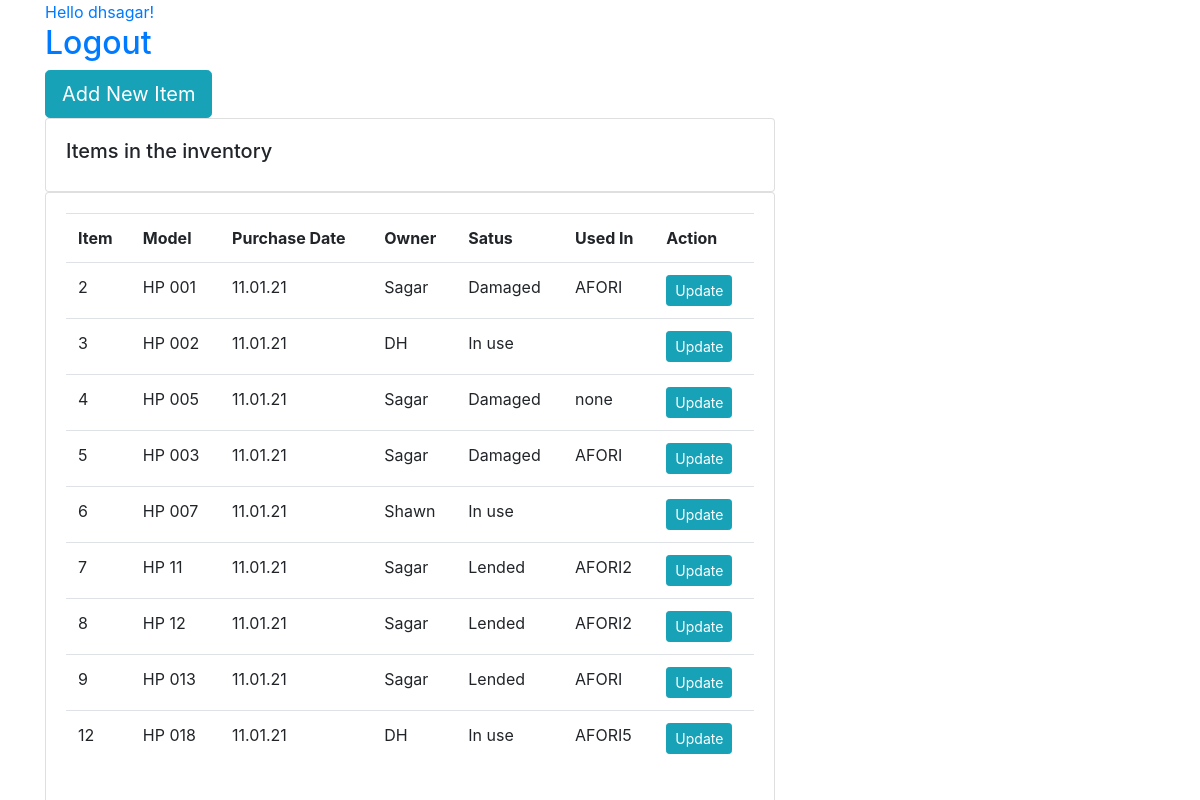
The page /main/ (signed in) on the database its author committed.
### InventoryProjectApp/models.py (models this page shows, shortened)
class Product(models.Model):
    name = models.CharField(max_length=200)
    model = models.CharField(max_length=200)
    prduct_id = models.IntegerField()
    purchase_date = models.CharField(max_length=100)
    owner = models.CharField(max_length=200)
    status = models.CharField(max_length=200)
    used_in = models.CharField(max_length=200, null=True, default='')
    technical_data = models.TextField(null=True, default='')
    landed_to = models.CharField(max_length=200, blank=True, null=True)
    landed_till = models.CharField(max_length=100, blank=True, null=True)

### InventoryProjectApp/views.py (the view)
# urls.py: path('main/', views.MainView, name = 'Main-Page' ),
def MainView(request):
    products = Product.objects.all()
    return render(request, 'InventoryProjectApp/mainview.html', {'products':products})

### InventoryProjectApp/templates/InventoryProjectApp/mainview.html
{% extends 'InventoryProjectApp/baseview.html' %}
{% block content %}
      <div class="media-body">
        <div class="article-metadata">
          <a class="mr-2" href="#">Hello {{ request.user }}!  </a>
        </div>
        <h2><a href="{% url 'Logout-Page' %}">Logout</a></h2>
      </div>
        <div class="btn-group">
          <a href="{% url 'ProductForm-Page' %}" class="btn btn-info btn-lg" role="button" >Add New Item</a>
        </div>
		<br>
		<div class="row">
			<div class="col-md">
				<div class="card card-body">
					<h5>Items in the inventory</h5>
				</div>
				<div class="card card-body">
					<table class="table">
						<tr>
							<th>Item</th>
							<th>Model</th>
							<th>Purchase Date</th>
                            <th>Owner</th>
                            <th>Satus</th>
                            <th>Used In</th>
                            <th>Action</th>
						</tr>
						{% for i in products %}
							<tr>
								<td>{{i.id}}</td>
								<td>{{i.model}}</td>
								<td>{{i.purchase_date}}</td>
                                <td>{{i.owner}}</td>
                                <td>{{i.status}}</td>
                                <td>{{i.used_in}}</td>
                                <td><a class="btn btn-sm btn-info" href="{% url 'update_form' i.id  %}">Update</a></td>
							</tr>
						{% endfor %}
					</table>
				</div>
			</div>
		</div>
{% endblock content %}

### rows shown on the page
Product: id "2", model "HP 001", purchase_date "11.01.21", owner "Sagar", status "Damaged", used_in "AFORI"
Product: id "3", model "HP 002", purchase_date "11.01.21", owner "DH", status "In use"
Product: id "4", model "HP 005", purchase_date "11.01.21", owner "Sagar", status "Damaged", used_in "none"
Product: id "5", model "HP 003", purchase_date "11.01.21", owner "Sagar", status "Damaged", used_in "AFORI"
Product: id "6", model "HP 007", purchase_date "11.01.21", owner "Shawn", status "In use"
Product: id "7", model "HP 11", purchase_date "11.01.21", owner "Sagar", status "Lended", used_in "AFORI2"
Product: id "8", model "HP 12", purchase_date "11.01.21", owner "Sagar", status "Lended", used_in "AFORI2"
Product: id "9", model "HP 013", purchase_date "11.01.21", owner "Sagar", status "Lended", used_in "AFORI"
Product: id "12", model "HP 018", purchase_date "11.01.21", owner "DH", status "In use", used_in "AFORI5"

### other values the page prints
{{ request.user }} "dhsagar"
